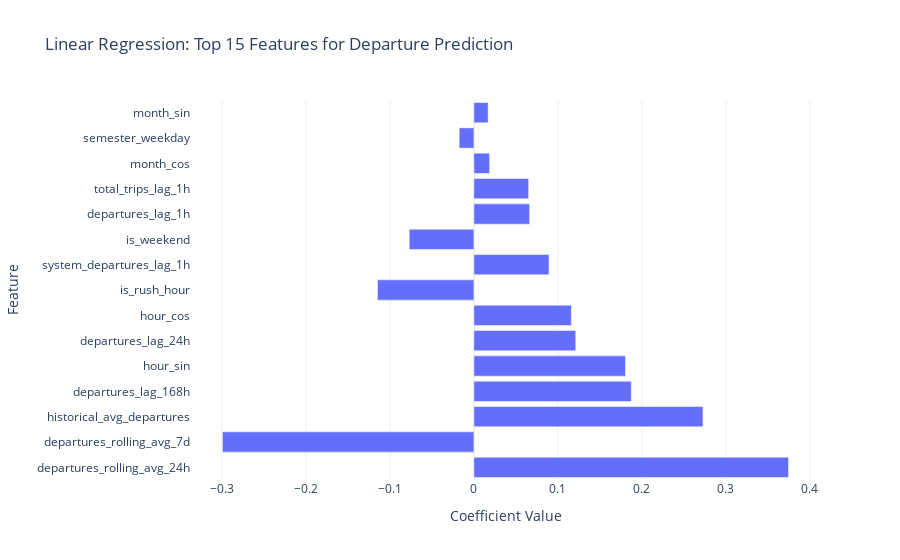

The notebook cell this image was saved under:
### Code cell
# Feature importance
feature_importance = pd.DataFrame({
	'feature': feature_cols,
	'coefficient': lr_model.coef_
}).sort_values('coefficient', key=abs, ascending=False)

print("\nTop 15 Most Important Features (Departure Prediction):")
print(feature_importance.head(15))

fig = px.bar(
	feature_importance.head(15),
	x='coefficient',
	y='feature',
	orientation='h',
	title='Linear Regression: Top 15 Features for Departure Prediction',
	labels={'coefficient': 'Coefficient Value', 'feature': 'Feature'},
	template='plotly_white'
)
fig.show()

### Figure 1 — Plotly figure (JSON) as saved in the notebook; plotly's stock layout.template omitted (floating-point values rounded to 4 significant figures)
{"data": [{"hovertemplate": "Coefficient Value=%{x}<br>Feature=%{y}<extra></extra>", "legendgroup": "", "marker": {"color": "#636efa", "pattern": {"shape": ""}}, "name": "", "orientation": "h", "showlegend": false, "textposition": "auto", "type": "bar", "x": [0.3746, -0.2994, 0.2727, 0.1873, 0.1805, 0.1212, 0.116, -0.1148, 0.08937, -0.07702, 0.06629, 0.06516, 0.01865, -0.01755, 0.01695], "xaxis": "x", "y": ["departures_rolling_avg_24h", "departures_rolling_avg_7d", "historical_avg_departures", "departures_lag_168h", "hour_sin", "departures_lag_24h", "hour_cos", "is_rush_hour", "system_departures_lag_1h", "is_weekend", "departures_lag_1h", "total_trips_lag_1h", "month_cos", "semester_weekday", "month_sin"], "yaxis": "y"}], "layout": {"barmode": "relative", "legend": {"tracegroupgap": 0}, "title": {"text": "Linear Regression: Top 15 Features for Departure Prediction"}, "xaxis": {"anchor": "y", "domain": [0, 1], "title": {"text": "Coefficient Value"}}, "yaxis": {"anchor": "x", "domain": [0, 1], "title": {"text": "Feature"}}}}
